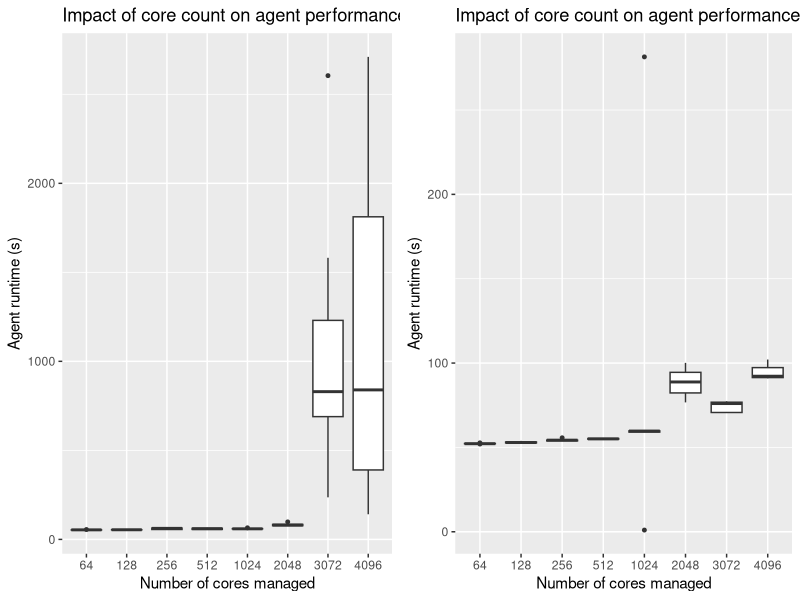

Generate this figure with R:
# Multiple plot function
#
# ggplot objects can be passed in ..., or to plotlist (as a list of ggplot objects)
# - cols:   Number of columns in layout
# - layout: A matrix specifying the layout. If present, 'cols' is ignored.
#
# If the layout is something like matrix(c(1,2,3,3), nrow=2, byrow=TRUE),
# then plot 1 will go in the upper left, 2 will go in the upper right, and
# 3 will go all the way across the bottom.
#
multiplot <- function(..., plotlist=NULL, file, cols=1, layout=NULL) {
  require(grid)

  # Make a list from the ... arguments and plotlist
  plots <- c(list(...), plotlist)

  numPlots = length(plots)

  # If layout is NULL, then use 'cols' to determine layout
  if (is.null(layout)) {
    # Make the panel
    # ncol: Number of columns of plots
    # nrow: Number of rows needed, calculated from # of cols
    layout <- matrix(seq(1, cols * ceiling(numPlots/cols)),
                    ncol = cols, nrow = ceiling(numPlots/cols))
  }

 if (numPlots==1) {
    print(plots[[1]])

  } else {
    # Set up the page
    grid.newpage()
    pushViewport(viewport(layout = grid.layout(nrow(layout), ncol(layout))))

    # Make each plot, in the correct location
    for (i in 1:numPlots) {
      # Get the i,j matrix positions of the regions that contain this subplot
      matchidx <- as.data.frame(which(layout == i, arr.ind = TRUE))

      print(plots[[i]], vp = viewport(layout.pos.row = matchidx$row,
                                      layout.pos.col = matchidx$col))
    }
  }
}

# Run with R CMD BATCH <filename.R>
library(ggplot2)
library(plyr)

pdf(width=14, height=7) 

data = read.csv("./data.csv")
data_mpirun = subset(data, mode=='mpirun')

p1 <- 
    qplot(factor(numcores), agentruntime, data = subset(data, mode=='mpirun' | mode=='mpirun-noio'), geom = "boxplot", outlier.size = 1) + 
    ggtitle("Impact of core count on agent performance (MPIRUN)") + 
    ylab("Agent runtime (s)") +
    xlab("Number of cores managed")

p2 <- 
    qplot(factor(numcores), agentruntime, data = subset(data, mode=='ssh'), geom = "boxplot", outlier.size = 1) + 
    ggtitle("Impact of core count on agent performance (SSH)") + 
    ylab("Agent runtime (s)") +
    xlab("Number of cores managed")

multiplot(p1, p2, cols=2)
dev.off